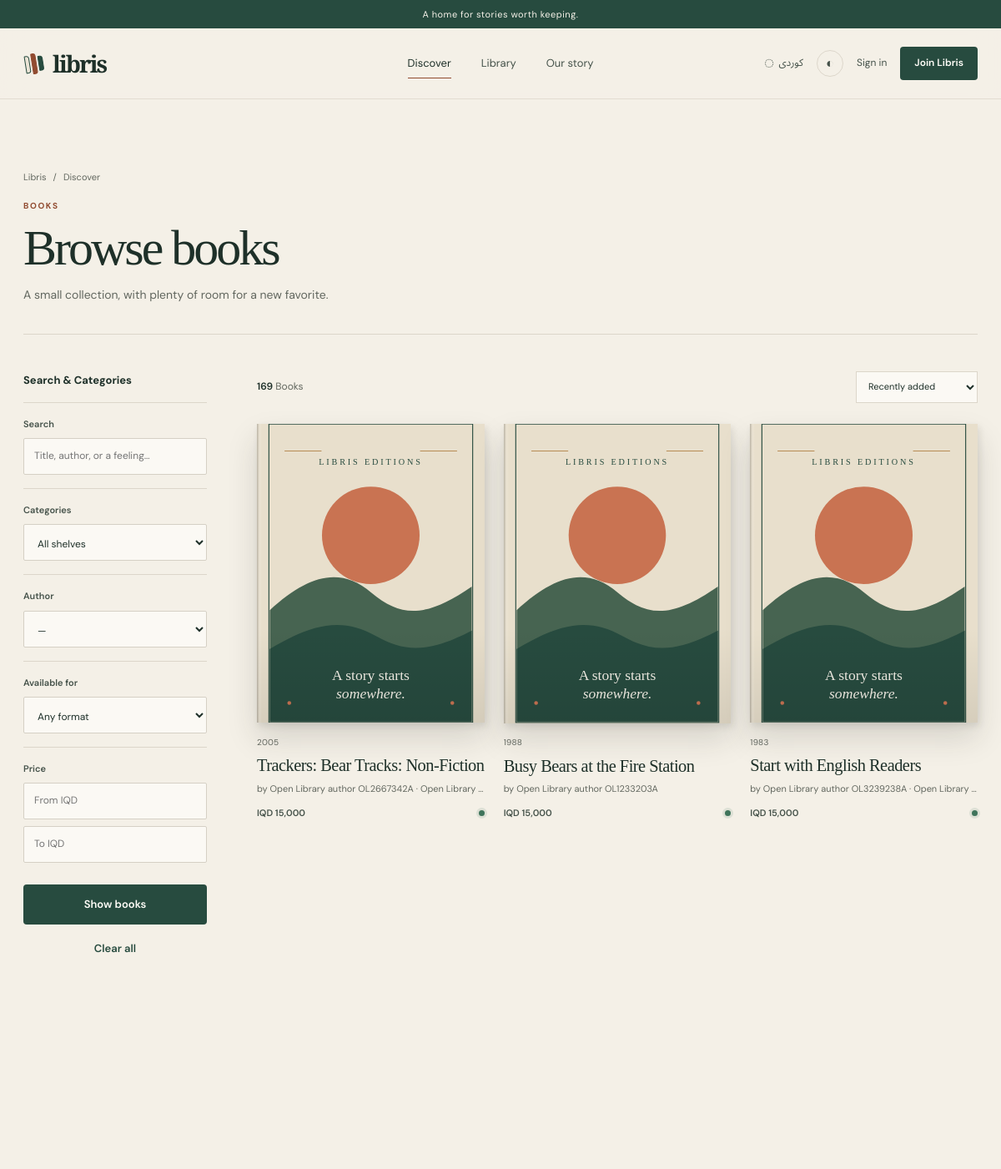
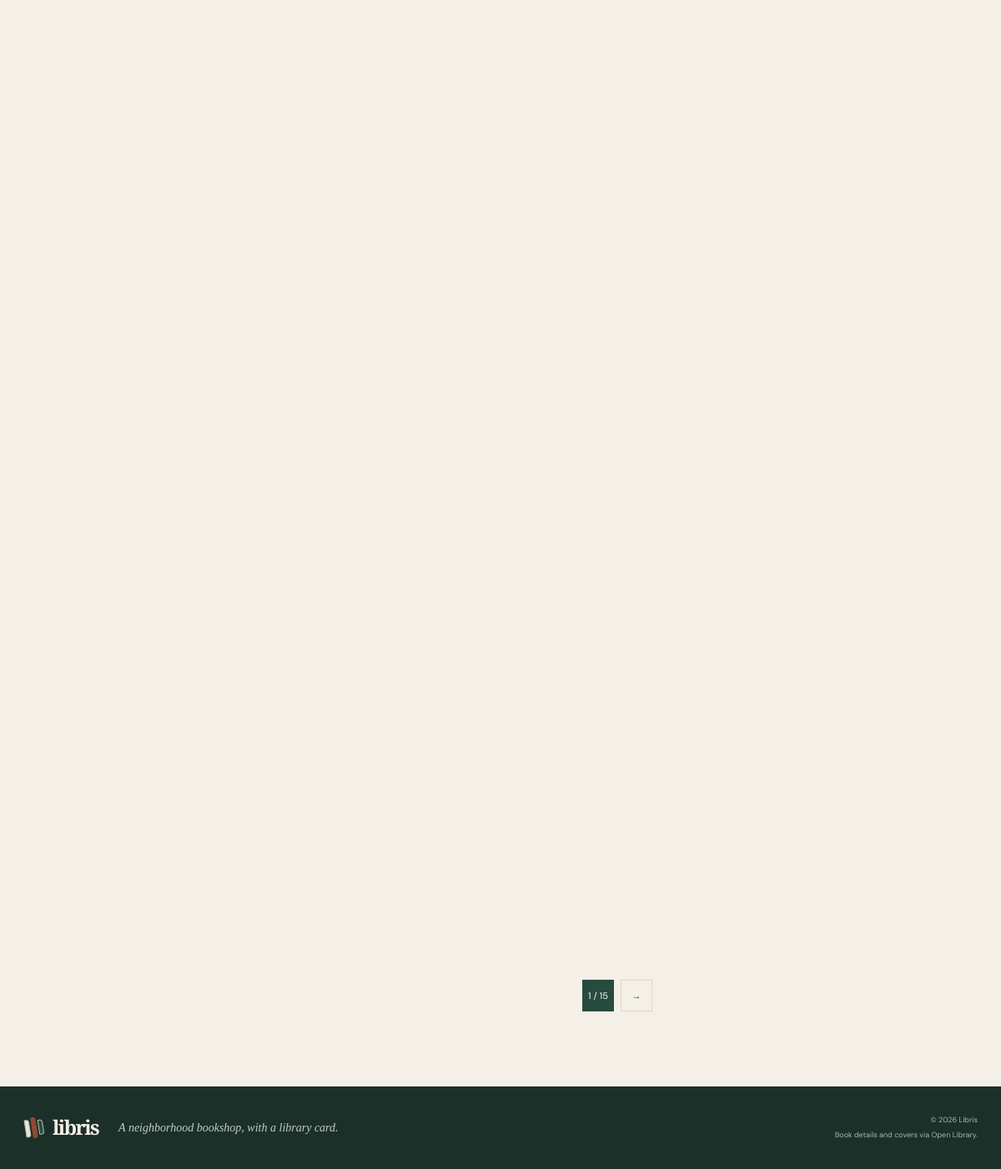
The app's page /books/index.php with its own data (2 pictures, top to bottom).
### tables this page shows
CREATE TABLE IF NOT EXISTS books (
  id BIGINT UNSIGNED NOT NULL AUTO_INCREMENT PRIMARY KEY,
  title VARCHAR(300) NOT NULL,
  subtitle VARCHAR(300) NULL,
  description TEXT NULL,
  language_code VARCHAR(16) NOT NULL DEFAULT 'en',
  isbn13 CHAR(13) NULL UNIQUE,
  open_library_id VARCHAR(80) NULL UNIQUE,
  cover_url VARCHAR(500) NULL,
  published_year SMALLINT UNSIGNED NULL,
  publisher VARCHAR(200) NULL,
  page_count SMALLINT UNSIGNED NULL,
  sale_price_iqd INT UNSIGNED NULL,
  is_active BOOLEAN NOT NULL DEFAULT TRUE,
  created_at TIMESTAMP NOT NULL DEFAULT CURRENT_TIMESTAMP,
  updated_at TIMESTAMP NOT NULL DEFAULT CURRENT_TIMESTAMP ON UPDATE CURRENT_TIMESTAMP,
  INDEX idx_books_title (title),
  INDEX idx_books_active_created (is_active, created_at),
  CHECK (sale_price_iqd IS NULL OR sale_price_iqd > 0)
);

### includes/functions.php (called while the page is built, shortened)
<?php
function escape_html(mixed $value): string
{
    $text = is_scalar($value) || $value instanceof Stringable ? (string) $value : '';
    return htmlspecialchars($text, ENT_QUOTES | ENT_SUBSTITUTE, 'UTF-8');
}
function format_iqd(int $amount): string
{
    return 'IQD ' . number_format(max(0, $amount), 0, '.', ',');
}
function normalize_language(mixed $language): string
{
    return strtolower(trim((string) $language)) === 'ckb' ? 'ckb' : 'en';
}
function clamp_int(mixed $value, int $minimum, int $maximum, int $fallback): int
{
    $minimum = min($minimum, $maximum);
    $maximum = max($minimum, $maximum);
    $parsed = filter_var($value, FILTER_VALIDATE_INT);
    $candidate = $parsed === false ? $fallback : $parsed;
    return max($minimum, min($maximum, $candidate));
}
function current_language(): string
{
    $candidate = $_GET['lang'] ?? $_COOKIE['libris_lang'] ?? $_SESSION['preferred_lang'] ?? 'en';
    return normalize_language(is_string($candidate) ? $candidate : 'en');
}
function base_path(): string
{
    return rtrim((string) (getenv('LIBRIS_BASE_PATH') ?: ''), '/');
}
function app_url(string $path = ''): string
{
    $path = ltrim($path, '/');
    return base_path() . ($path === '' ? '/' : '/' . $path);
}

### includes/i18n.php (called while the page is built, shortened)
<?php
function tr(string $key, ?string $language = null): string
{
    $language = normalize_language($language ?? current_language());
    return LIBRIS_TRANSLATIONS[$language][$key] ?? LIBRIS_TRANSLATIONS['en'][$key] ?? $key;
}

### includes/catalog.php (called while the page is built, shortened)
<?php
function search_catalog(PDO $pdo, array $filters, int $page = 1, int $perPage = 12): array
{
    $page = max(1, $page);
    $perPage = clamp_int($perPage, 1, 48, 12);
    $where = ['b.is_active = 1'];
    $parameters = [];
    $query = trim((string) ($filters['q'] ?? ''));
    $rawAuthorId = $filters['author_id'] ?? null;
    $authorId = is_int($rawAuthorId) || is_string($rawAuthorId)
        ? filter_var($rawAuthorId, FILTER_VALIDATE_INT, [
            'options' => ['min_range' => 1, 'max_range' => 2147483647],
        ])
        : false;
    $whereSql = implode(' AND ', $where);
    $count = $pdo->prepare(
        'SELECT COUNT(DISTINCT b.id)
         FROM books b
         LEFT JOIN book_authors ba ON ba.book_id = b.id
         LEFT JOIN authors a ON a.id = ba.author_id
         LEFT JOIN v_book_availability v ON v.book_id = b.id
         WHERE ' . $whereSql
    );
    $count->execute($parameters);
    $total = (int) $count->fetchColumn();
    $sort = (string) ($filters['sort'] ?? 'recent');
    $orderBy = match ($sort) {
        'title' => 'b.title ASC, b.id ASC',
        'price-low' => 'b.sale_price_iqd IS NULL, b.sale_price_iqd ASC, b.title ASC, b.id ASC',
        'price-high' => 'b.sale_price_iqd IS NULL, b.sale_price_iqd DESC, b.title ASC, b.id ASC',
        'rating' => 'average_rating DESC, b.title ASC, b.id ASC',
        default => 'b.created_at DESC, b.id DESC',
    };
    $offset = ($page - 1) * $perPage;
    $authorAggregation = $pdo->getAttribute(PDO::ATTR_DRIVER_NAME) === 'sqlite'
        ? 'GROUP_CONCAT(DISTINCT a.name) AS authors'
        : "GROUP_CONCAT(DISTINCT a.name ORDER BY ba.author_order SEPARATOR ' · ') AS authors";
    $statement = $pdo->prepare(
        'SELECT b.id, b.title, b.subtitle, b.description, b.cover_url, b.open_library_id, b.isbn13,
                b.published_year, b.publisher, b.sale_price_iqd,
                ' . $authorAggregation . ',
                COALESCE(v.sale_copies_available, 0) AS sale_copies_available,
                COALESCE(v.loan_copies_available, 0) AS loan_copies_available,
                COALESCE(AVG(r.rating), 0) AS average_rating,
                COUNT(DISTINCT r.id) AS review_count
         FROM books b
         LEFT JOIN book_authors ba ON ba.book_id = b.id
         LEFT JOIN authors a ON a.id = ba.author_id
         LEFT JOIN v_book_availability v ON v.book_id = b.id
         LEFT JOIN reviews r ON r.book_id = b.id AND r.is_approved = 1
         WHERE ' . $whereSql . '
         GROUP BY b.id, v.sale_copies_available, v.loan_copies_available
         ORDER BY ' . $orderBy . '
         LIMIT :limit OFFSET :offset'
    );
    $statement->bindValue(':limit', $perPage, PDO::PARAM_INT);
    $statement->bindValue(':offset', $offset, PDO::PARAM_INT);
    $statement->execute();
    return [
        'books' => $statement->fetchAll(),
        'total' => $total,
        'page' => $page,
        'per_page' => $perPage,
        'pages' => max(1, (int) ceil($total / $perPage)),
    ];
}

### books/index.php (the view, shortened to what this page needs)
<?php
require_once __DIR__ . '/../includes/catalog.php';
require_once __DIR__ . '/../includes/views.php';
require_once __DIR__ . '/../includes/layout.php';
$queryValue = static fn (string $key): string => isset($_GET[$key]) && is_string($_GET[$key]) ? trim($_GET[$key]) : '';
$authorId = filter_var($queryValue('author_id'), FILTER_VALIDATE_INT, [
    'options' => ['min_range' => 1, 'max_range' => 2147483647],
]);
$filters = [
    'q' => mb_substr($queryValue('q'), 0, 100),
    'category' => preg_match('/^[a-z0-9-]{1,80}$/', $queryValue('category')) ? $queryValue('category') : '',
    'author_id' => $authorId === false ? '' : $authorId,
    'min_price' => $queryValue('min_price'),
    'max_price' => $queryValue('max_price'),
    'availability' => in_array($queryValue('availability'), ['sale', 'loan'], true) ? $queryValue('availability') : '',
    'sort' => in_array($queryValue('sort'), ['recent', 'title', 'price-low', 'price-high', 'rating'], true) ? $queryValue('sort') : 'recent',
];
$requestedPage = clamp_int($queryValue('page'), 1, 10000, 1);
$result = ['books' => [], 'total' => 0, 'page' => $requestedPage, 'pages' => 1];
$databaseUnavailable = false;
try {
    $pdo = db();
    $result = search_catalog($pdo, $filters, $requestedPage, 12);
} catch (PDOException) {
    $databaseUnavailable = true;
    http_response_code(503);
}
?>
<section class="page-wrap page-heading">
    <nav class="breadcrumbs" aria-label="<?= escape_html(tr('breadcrumb')) ?>">
        <a href="<?= escape_html(app_url()) ?>">Libris</a><span aria-hidden="true">/</span><span><?= escape_html(tr('discover')) ?></span>
    </nav>
    <p class="section-kicker"><?= escape_html(tr('books')) ?></p>
    <h1 class="page-title"><?= escape_html(tr('browse')) ?></h1>
    <p class="page-lede"><?= escape_html(tr('curated_copy')) ?></p>
</section>
<div class="page-wrap catalog-layout">
    <aside class="filter-panel" aria-label="<?= escape_html(tr('apply_filters')) ?>">
        <h2><?= escape_html(tr('search')) ?> &amp; <?= escape_html(tr('categories')) ?></h2>
        <form action="<?= escape_html(app_url('books/index.php')) ?>" method="get">
            <div class="filter-group">
                <label for="catalog-q"><?= escape_html(tr('search')) ?></label>
                <input id="catalog-q" type="search" name="q" value="<?= escape_html($filters['q']) ?>" maxlength="100" placeholder="<?= escape_html(tr('search_placeholder')) ?>">
            </div>
            <div class="filter-group">
                <label for="catalog-category"><?= escape_html(tr('categories')) ?></label>
                <select id="catalog-category" name="category">
                    <option value=""><?= escape_html(tr('all_categories')) ?></option>
                </select>
            </div>
            <div class="filter-group">
                <label for="catalog-author"><?= escape_html(tr('author')) ?></label>
                <select id="catalog-author" name="author_id">
                    <option value="">—</option>
                </select>
            </div>
            <div class="filter-group">
                <span class="filter-label"><?= escape_html(tr('availability')) ?></span>
                <select name="availability" aria-label="<?= escape_html(tr('availability')) ?>">
                    <option value=""><?= escape_html(tr('any_availability')) ?></option>
                </select>
            </div>
            <div class="filter-group">
                <span class="filter-label"><?= escape_html(tr('price')) ?></span>
                <div class="filter-stack">
                    <input type="number" inputmode="numeric" min="0" max="100000000" name="min_price" aria-label="<?= escape_html(tr('min_price')) ?>" placeholder="<?= escape_html(tr('min_price')) ?>" value="<?= escape_html($filters['min_price']) ?>">
                    <input type="number" inputmode="numeric" min="0" max="100000000" name="max_price" aria-label="<?= escape_html(tr('max_price')) ?>" placeholder="<?= escape_html(tr('max_price')) ?>" value="<?= escape_html($filters['max_price']) ?>">
                </div>
            </div>
            <button class="button button-ink" type="submit"><?= escape_html(tr('apply_filters')) ?></button>
            <a class="button button-text" href="<?= escape_html(app_url('books/index.php')) ?>"><?= escape_html(tr('clear_filters')) ?></a>
        </form>
    </aside>
    <section class="catalog-results" aria-labelledby="results-heading">
        <div class="results-topline">
            <span><strong><?= (int) $result['total'] ?></strong> <?= escape_html(tr('books')) ?></span>
            <form action="<?= escape_html(app_url('books/index.php')) ?>" method="get">
                <select id="catalog-sort" name="sort" data-auto-submit>
                    <option value="recent"<?= $filters['sort'] === 'recent' ? ' selected' : '' ?>><?= escape_html(tr('recent')) ?></option>
                </select>
            </form>
        </div>
        <?php if ($databaseUnavailable): ?>
            <div class="empty-state"><strong><?= escape_html(tr('curated_shelf')) ?></strong><?= escape_html(tr('nothing_here')) ?><br><small><?= escape_html(tr('catalogue_search_setup')) ?></small></div>
        <?php elseif ($result['books'] !== []): ?>
            <div class="book-grid catalog-grid">
                <?php foreach ($result['books'] as $book) render_book_card($book); ?>
            </div>
            <?php if ($result['pages'] > 1): ?>
                    <nav class="pagination" aria-label="<?= escape_html(tr('pagination')) ?>">
                    <?php $queryParams = array_filter($filters, static fn ($value): bool => $value !== ''); ?>
                    <span class="is-current" aria-current="page"><?= (int) $result['page'] ?> / <?= (int) $result['pages'] ?></span>
                    <?php if ($result['page'] < $result['pages']): ?><a href="<?= escape_html(app_url('books/index.php?' . http_build_query($queryParams + ['page' => $result['page'] + 1]))) ?>" aria-label="<?= escape_html(tr('next')) ?>">→</a><?php endif; ?>
                </nav>
            <?php endif; ?>
        <?php else: ?>
            <div class="empty-state"><strong><?= escape_html(tr('nothing_here')) ?></strong><?= escape_html(tr('no_books')) ?></div>
        <?php endif; ?>
    </section>
</div>

### includes/views.php (shortened to what this page needs)
<?php
function book_cover_source(array $book): string
{
    $provided = (string) ($book['cover_url'] ?? '');
    $host = parse_url($provided, PHP_URL_HOST);
    if (parse_url($provided, PHP_URL_SCHEME) === 'https' && $host === 'covers.openlibrary.org') {
        return $provided;
    }
    return cover_url($book['open_library_id'] ?? null, $book['isbn13'] ?? null)
        ?? app_url('assets/images/book-placeholder.svg');
}
function render_book_card(array $book, ?string $language = null): void
{
    $language = normalize_language($language ?? current_language());
    $price = $book['sale_price_iqd'] === null ? null : format_iqd((int) $book['sale_price_iqd']);
    $authorLine = trim((string) ($book['authors'] ?? ''));
    $available = (int) ($book['sale_copies_available'] ?? 0) + (int) ($book['loan_copies_available'] ?? 0);
    ?>
<article class="book-card" data-reveal>
    <a class="book-card-cover" href="<?= escape_html(app_url('books/show.php?id=' . (int) $book['id'])) ?>" tabindex="-1" aria-hidden="true">
        <img src="<?= escape_html(book_cover_source($book)) ?>" alt="" loading="lazy" decoding="async" width="480" height="680" data-book-cover>
    </a>
    <div class="book-card-copy">
        <div class="book-card-meta">
            <?php if (!empty($book['published_year'])): ?><span><?= escape_html((string) $book['published_year']) ?></span><?php endif; ?>
        </div>
        <h3><a href="<?= escape_html(app_url('books/show.php?id=' . (int) $book['id'])) ?>"><?= escape_html($book['title']) ?></a></h3>
        <?php if ($authorLine !== ''): ?><p class="book-card-author"><?= escape_html(tr('by', $language)) ?> <?= escape_html($authorLine) ?></p><?php endif; ?>
        <div class="book-card-bottom">
            <span class="book-card-price"><?= $price === null ? escape_html(tr('currently_unavailable', $language)) : escape_html($price) ?></span>
            <?php if ($available > 0): ?><span class="availability-dot" aria-label="<?= escape_html(tr('in_stock', $language)) ?>"></span><?php endif; ?>
        </div>
    </div>
</article>
<?php
}

### records on screen
books: published_year "2005", title "Trackers: Bear Tracks: Non-Fiction", authorLine "Open Library author OL2667342A · Open Library…", sale_price_iqd "IQD 15,000"
books: published_year "1988", title "Busy Bears at the Fire Station", authorLine "Open Library author OL1233203A", sale_price_iqd "IQD 15,000"
books: published_year "1983", title "Start with English Readers", authorLine "Open Library author OL3239238A · Open Library…", sale_price_iqd "IQD 15,000"

### other values on screen
escape_html(tr('tagline')) "A home for stories worth keeping."
escape_html(tr('discover')) "Discover"
escape_html(tr('library')) "Library"
escape_html(tr('about')) "Our story"
escape_html(tr('language_name')) "کوردی"
escape_html(tr('sign_in')) "Sign in"
escape_html(tr('join')) "Join Libris"
escape_html(tr('books')) "BOOKS"
escape_html(tr('browse')) "Browse books"
escape_html(tr('curated_copy')) "A small collection, with plenty of room for a new favorite."
escape_html(tr('search')) "Search"
escape_html(tr('categories')) "Categories"
escape_html(tr('author')) "Author"
escape_html(tr('availability')) "Available for"
escape_html(tr('price')) "Price"
